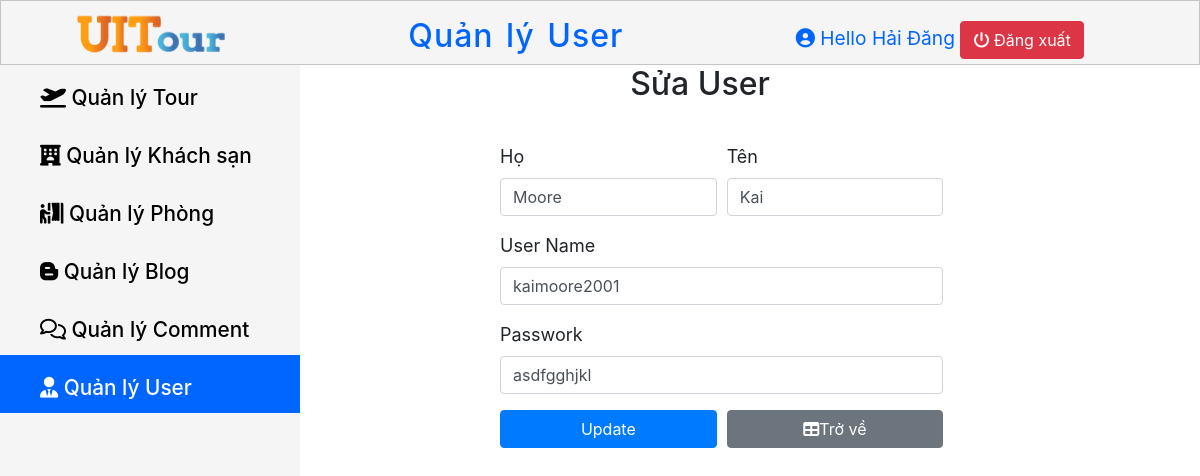
The app's page /Page-Admin/SuaUser.php?id=1 (signed in), older data.
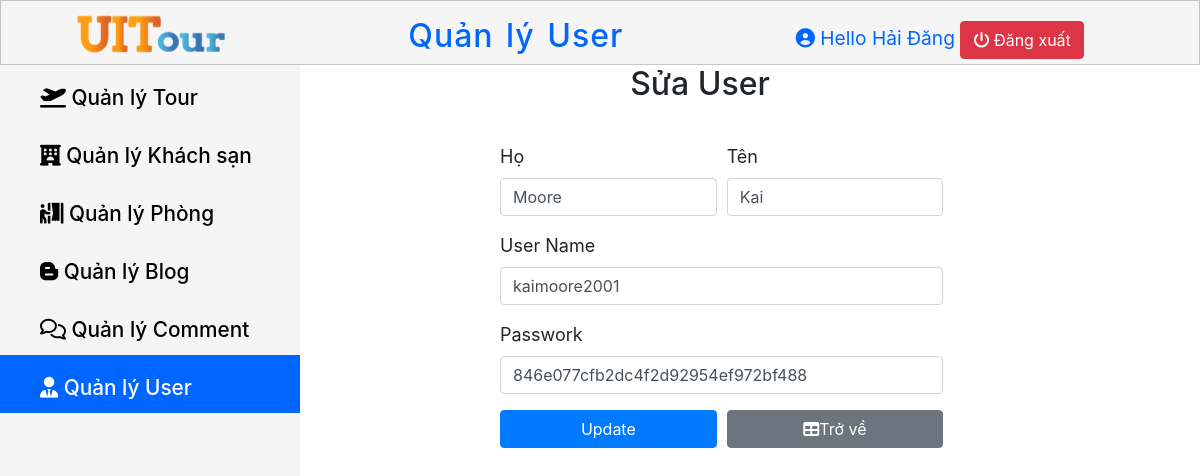
The same page, newer data.
### tables this page shows
CREATE TABLE `user` (
  `User_Id` int(11) NOT NULL,
  `Last_Name` varchar(50) NOT NULL,
  `First_Name` varchar(50) NOT NULL,
  `User_Name` varchar(50) NOT NULL,
  `User_Password` varchar(100) NOT NULL,
  `Email` varchar(50) NOT NULL
);

### Page-Admin/SuaUser.php (the view, shortened to what the changed rows need)
<?php
    require "../connect.php";
    if(isset($_REQUEST["id"]) and $_REQUEST['id']!="")
    {
        $id =  $_GET["id"];
        $sql = "SELECT * FROM user WHERE User_Id = $id";
        $kq = $conn->query($sql);
    }
?>
<!DOCTYPE html>
<html lang="en">
<head>
    <link rel="stylesheet" href="Navbar.css">
    <link rel="stylesheet" href="Content.css">
    <link rel="stylesheet" href="https://cdn.jsdelivr.net/npm/bootstrap@4.5.3/dist/css/bootstrap.min.css">
    <link rel="stylesheet" href="https://cdnjs.cloudflare.com/ajax/libs/font-awesome/6.0.0-beta3/css/all.min.css" />
</head>
<body>
    <header class="header-container">
        <h2 class="header-container__Title">
            Quản lý User
        </h2>
    </header>
    <main class="main">
        <div class="col-md-8">
            <h2 class=" text-center">Sửa User</h2>
            <div class="col-md-8 div--css">
                <form action="" class="form--css" method="post">
                    <?php while($row = $kq->fetch_assoc()) {?>
                    <div class="form-row">
                        <div class="form-group col-md-6">
                            <label for="Last_Name" class="control-label">Họ</label>
                            <input name="Last_Name" value="<?php echo $row["Last_Name"] ?>" class="form-control" required/>
                        </div>
                        <div class="form-group col-md-6">
                            <label for="First_Name" class="control-label">Tên</label>
                            <input name="First_Name" value="<?php echo $row["First_Name"] ?>" class="form-control" required/>
                        </div>
                    </div>
                    <div class="form-group">
                        <label for="User_Name" class="control-label">User Name</label>
                        <input name="User_Name" value="<?php echo $row["User_Name"] ?>" class="form-control" required/>
                    </div>
                    <div class="form-group">
                        <label for="User_Passwork" class="control-label">Passwork</label>
                        <input name="User_Passwork"  value="<?php echo $row["User_Password"] ?>" class="form-control" required/>
                    </div>
                    <div class="form-row">
                        <div class="form-group col-md-6">
                            <input name="submit" type="submit" value="Update" class="btn btn-primary btn-block" />
                        </div>
                        <div class="form-group col-md-6">
                            <a  href="../Page-Admin/QuanLyUser.php" class="btn btn-secondary btn-block"><i class="fa fa-table"></i>Trở về</a>
                        </div>
                    </div>
                    <?php } ?>
                </form>
            </div>
        </div>
    </main>
</body>
</html>

Row changes from the older to the newer data that the page shows:
changed user "Moore": User_Passwork "asdfgghjkl" → "846e077cfb2dc4f2d92954ef972bf488"
